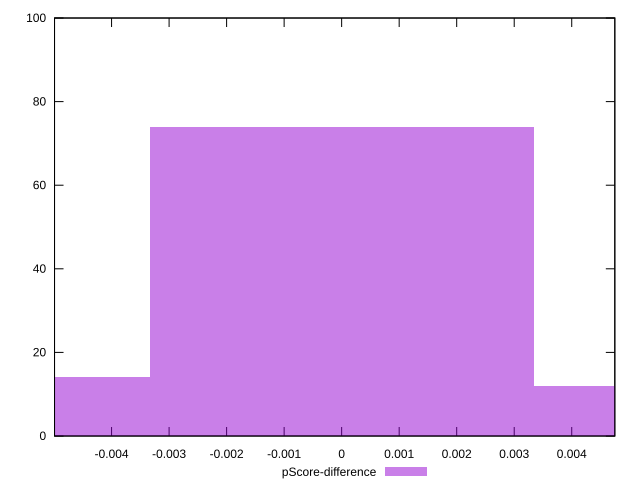

The gnuplot source for this figure:
reset

$pScoreDifference <<EOF
0 74
-0.006671081316412613 14
0.006671081316412613 12
EOF

set key outside below
set boxwidth 0.006671081316412613
set xrange [-0.00499173877572634:0.00474917698073507]
set yrange [0:100]
set trange [0:100]
set style fill transparent solid 0.5 noborder
set terminal svg size 640, 490 enhanced background rgb 'white'
set output "reports/report_00028_2021-02-24T12-49-42.674Z/mainthread-work-breakdown/samples/music/pScore-difference/histogram.svg"

plot $pScoreDifference title "pScore-difference" with boxes

reset
